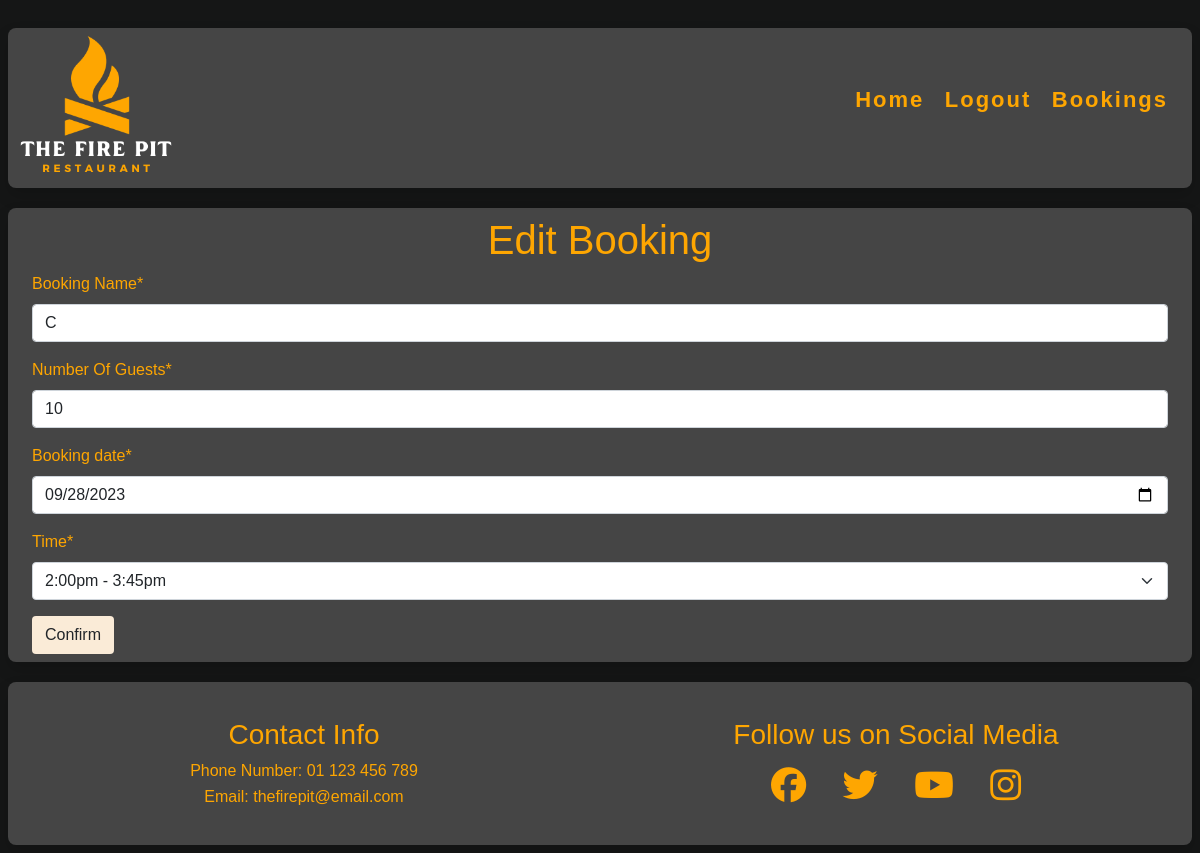
The page /booking/edit_booking/16 (signed in) on the database its author committed.
### booking/models.py (models this page shows, shortened)
class Booking(models.Model):
    customer = models.ForeignKey(
        User, on_delete=models.CASCADE, related_name="customer")
    booking_name = models.CharField(max_length=25)
    tables_needed_small = models.IntegerField(default=0)
    tables_needed_medium = models.IntegerField(default=0)
    tables_needed_large = models.IntegerField(default=0)
    guest_count = models.IntegerField(default=2)
    booking_date = models.DateField()
    booking_time = models.IntegerField(choices=TIME_SLOTS, default=1)
    class Meta:
        ordering = ['booking_date', 'booking_time']

### booking/views.py (the view, shortened to what this page needs)
# urls.py: path('edit_booking/<slug:pk>',
class edit_booking(LoginRequiredMixin, UserPassesTestMixin, UpdateView):
    form_class = BookingForm
    template_name = 'booking/edit_booking.html'
    success_url = "/"
    model = Booking
    def test_func(self):
        if self.request.user.is_staff:
            return True
        else:
            return self.request.user == self.get_object().customer

### booking/forms.py (shortened to what this page needs)
class BookingForm(forms.ModelForm):
    booking_date = forms.DateField(widget=forms.TextInput(attrs={'type': 'date'}),
                                   required=True)
    class Meta:
        model = Booking
        fields = [
            'booking_name', 'guest_count', 'booking_date', 'booking_time',
            ]
        labels = {
            'booking_name': 'Booking Name',
            'guest_count': 'Number Of Guests',
            'booking_date': 'Date',
            'booking_time': 'Time',
        }
    def __init__(self, *args, **kwargs):
        super().__init__(*args, **kwargs)
        self.fields['booking_date'].widget.attrs['class'] = 'datepicker'
        self.fields['booking_date'].widget.attrs['autocomplete'] = 'off'

### booking/templates/booking/edit_booking.html (shortened to what this page needs)
{% extends "base.html" %}
{% load static %}
{% load crispy_forms_tags %}
{% block content %}
<div class="m-3">
    <form method="POST" action="{% url 'edit_booking' booking.id %}" class="form mb-2 p-2 form-style" enctype="multipart/form-data">
        <h1 class="text-center">Edit Booking</h1>
        {{ form|crispy }}
        <button type="submit" class="btn button-style">Confirm</button>
    </form>
</div>
{% endblock %}

### static/css/style.css (style rules this page uses)
body { font-family: Nunito, sans-serif; font-weight: 300; background-color: #151616; color: #fea601; max-width: 1200px; padding: 8px; width: 100%; margin: auto; }
.btn { background-color: antiquewhite; }

### rows shown on the page
Booking: booking_name "C", guest_count "10", booking_date "09/28/2023", booking_time "2:00pm - 3:45pm"
